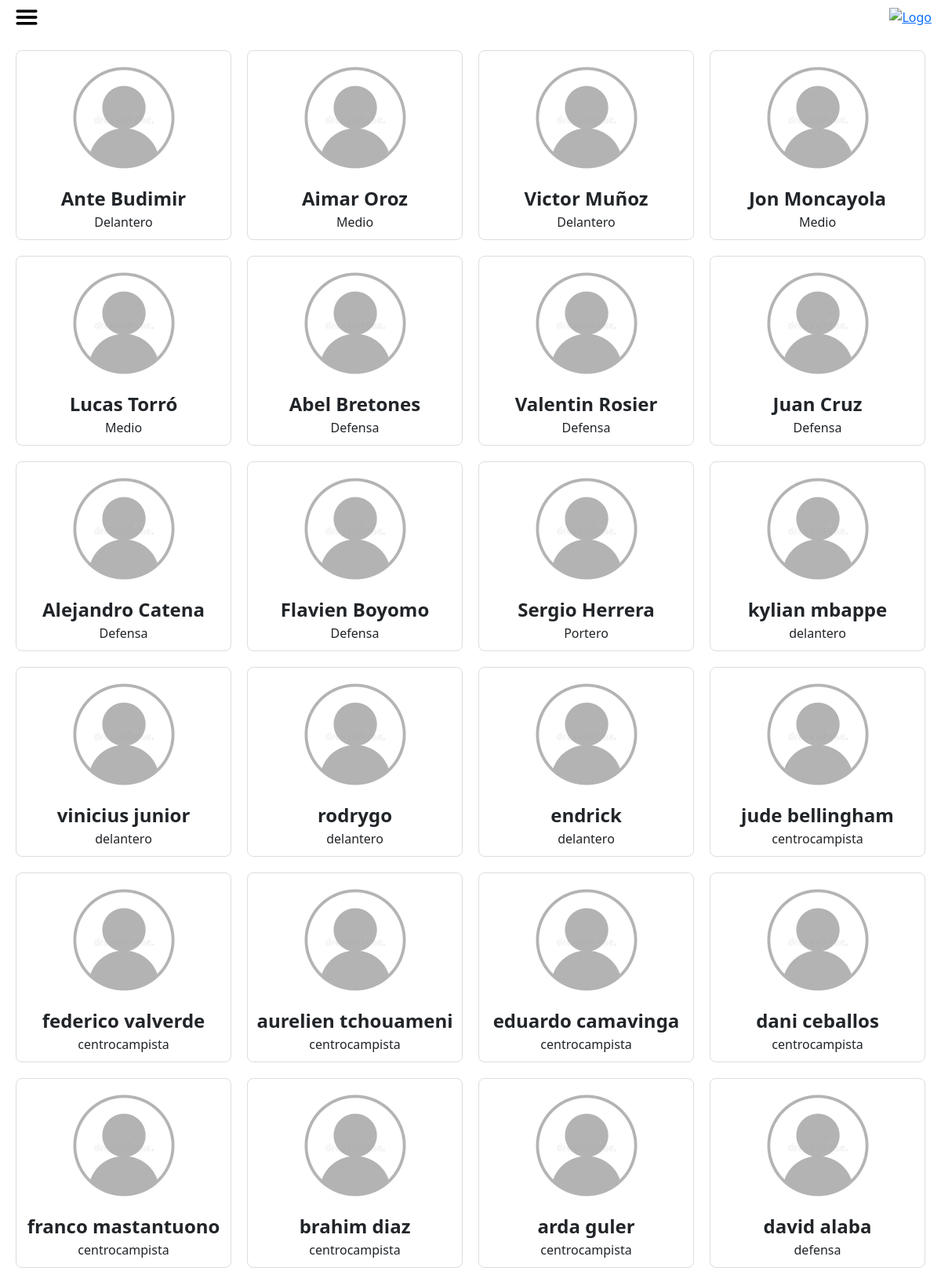
The app's page /jugadores.php (signed in, upper part) with its own data.
### tables this page shows
CREATE TABLE `jugadores` (
  `id` int(11) NOT NULL,
  `nombre` varchar(50) DEFAULT NULL,
  `equipo_id` int(11) DEFAULT NULL,
  `goles` int(11) DEFAULT NULL,
  `salario` decimal(3,1) DEFAULT NULL,
  `posicion` varchar(50) DEFAULT NULL,
  `nacionalidad` varchar(50) DEFAULT NULL,
  `edad` int(11) DEFAULT NULL,
  `imagen` varchar(100) DEFAULT NULL
);

### jugadores.php (the view, shortened to what this page needs)
<?php
require_once "header2.php";
?>
<!DOCTYPE html>
<html lang="en">
<head>
    <link href="https://cdn.jsdelivr.net/npm/bootstrap@5.3.8/dist/css/bootstrap.min.css" rel="stylesheet"
>
</head>
<body>
    <?php
    require_once "conexion.php";
    $id = isset($_GET['id']) ? $_GET['id'] : "";
    $todos = "SELECT nombre, posicion FROM jugadores";
    $jugadores = $con->query($todos);
    if ($id == "" and $jugadores->num_rows > 0) {
        echo "<div class='grid-container'>";
        while ($fila = $jugadores->fetch_assoc()) {
            echo "<div class='tarjeta-equipo'>
            <div class='escudo'><img src='img/unknow.webp'></div>
            <div class='equipo link_logo'>$fila[nombre]</div>
            <div class='posicion link_logo'>$fila[posicion]</div>
            </div>";
        }
        echo "</div>";
    }
    ?>
</body>
</html>

### css/styles.css (style rules this page uses)
html, body { height: 100%; }
body { margin: 0; display: flex; flex-direction: column; min-height: 100vh; }
.grid-container { display: grid; grid-template-columns: repeat(auto-fit, minmax(220px, 1fr)); grid-auto-rows: auto; flex: 1 0 auto; gap: 20px; padding: 20px; }
.tarjeta-equipo { display: flex; flex-direction: column; align-items: center; justify-content: center; border: 1px solid #ddd; padding: 10px; border-radius: 8px; }
.equipo { font-size: 24px; font-weight: bold; margin-top: 10px; text-align: center; }
.posicion { font-size: 16px; text-align: center; }
img { width: 100%; max-height: 150px; height: auto; object-fit: contain; }

### records on screen
jugadores: nombre "Ante Budimir", posicion "Delantero"
jugadores: nombre "Aimar Oroz", posicion "Medio"
jugadores: nombre "Victor Muñoz", posicion "Delantero"
jugadores: nombre "Jon Moncayola", posicion "Medio"
jugadores: nombre "Lucas Torró", posicion "Medio"
jugadores: nombre "Abel Bretones", posicion "Defensa"
jugadores: nombre "Valentin Rosier", posicion "Defensa"
jugadores: nombre "Juan Cruz", posicion "Defensa"
jugadores: nombre "Alejandro Catena", posicion "Defensa"
jugadores: nombre "Flavien Boyomo", posicion "Defensa"
jugadores: nombre "Sergio Herrera", posicion "Portero"
jugadores: nombre "kylian mbappe", posicion "delantero"
jugadores: nombre "vinicius junior", posicion "delantero"
jugadores: nombre "rodrygo", posicion "delantero"
jugadores: nombre "endrick", posicion "delantero"
jugadores: nombre "jude bellingham", posicion "centrocampista"
jugadores: nombre "federico valverde", posicion "centrocampista"
jugadores: nombre "aurelien tchouameni", posicion "centrocampista"
jugadores: nombre "eduardo camavinga", posicion "centrocampista"
jugadores: nombre "dani ceballos", posicion "centrocampista"
jugadores: nombre "franco mastantuono", posicion "centrocampista"
jugadores: nombre "brahim diaz", posicion "centrocampista"
jugadores: nombre "arda guler", posicion "centrocampista"
jugadores: nombre "david alaba", posicion "defensa"
